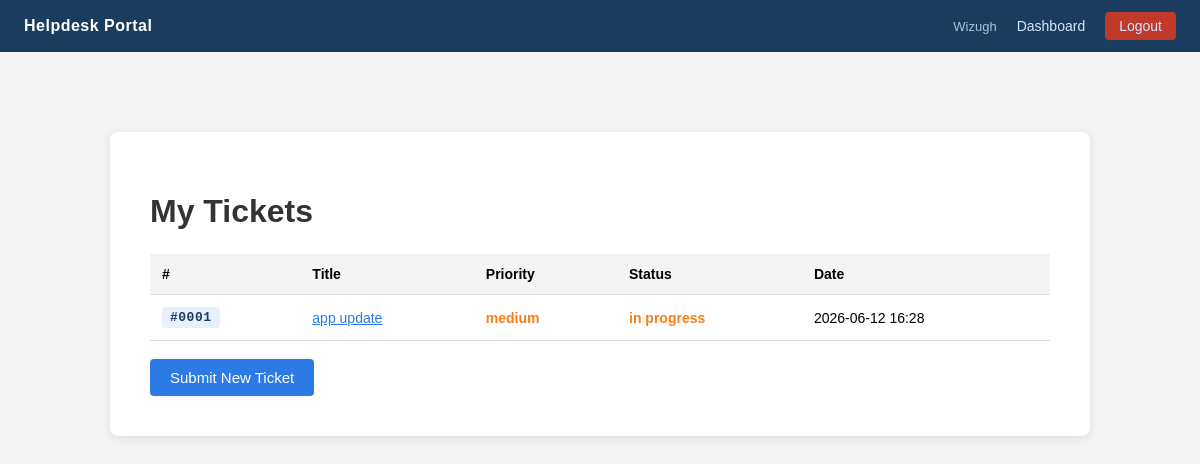
The app's page /mytickets (signed in), older data.
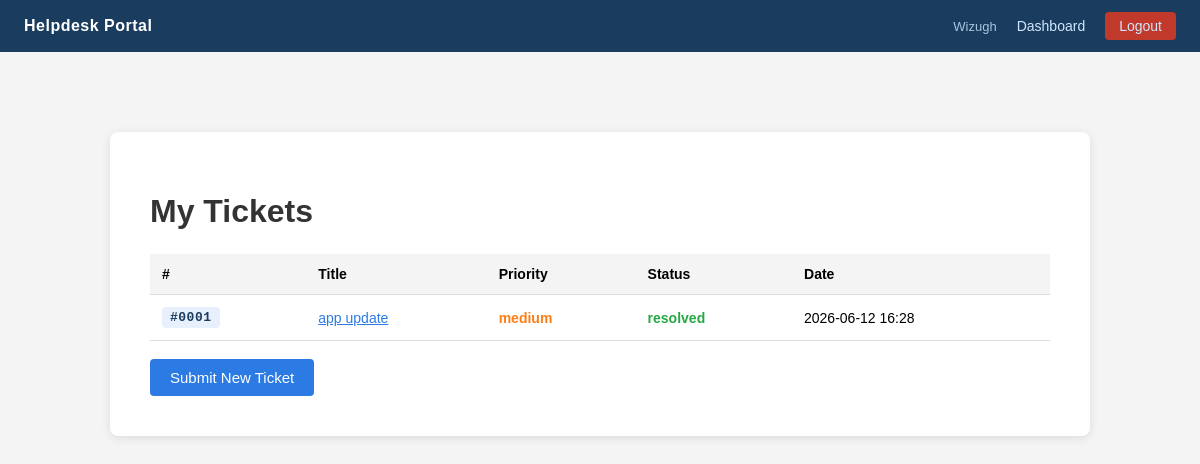
The same page, newer data.
### tables this page shows
CREATE TABLE tickets (
            id INTEGER PRIMARY KEY AUTOINCREMENT,
            title TEXT NOT NULL,
            description TEXT NOT NULL,
            priority TEXT NOT NULL DEFAULT 'low',
            status TEXT NOT NULL DEFAULT 'open',
            created_by TEXT NOT NULL,
            date TEXT NOT NULL
        , assigned_to TEXT DEFAULT NULL);

### app.py (the view)
@app.route('/mytickets')
def my_tickets():
    if 'user' not in session:
        return redirect(url_for('login'))
    conn = get_db()
    tickets = conn.execute(
        'SELECT * FROM tickets WHERE created_by = ? ORDER BY date DESC',
        (session['user'],)
    ).fetchall()
    conn.close()
    return render_template('mytickets.html', tickets=tickets)

### app.py (called while the page is built)
def get_db():
    conn = sqlite3.connect(DB_PATH)
    conn.row_factory = sqlite3.Row
    conn.execute("PRAGMA foreign_keys = ON")
    return conn

### templates/mytickets.html (shortened to what this page needs)
{% extends 'base.html' %}
{% block content %}
<div class="container wide">
    <h1>My Tickets</h1>
    {% if tickets %}
    <table>
        <thead>
            <tr>
                <th>#</th>
                <th>Title</th>
                <th>Priority</th>
                <th>Status</th>
                <th>Date</th>
            </tr>
        </thead>
        <tbody>
            {% for ticket in tickets %}
            <tr>
                <td><span class="ticket-id-badge">#{{ '%04d'|format(ticket['id']) }}</span></td>
                <td><a href="/ticket/{{ ticket['id'] }}">{{ ticket['title'] }}</a></td>
                <td class="priority-{{ ticket['priority'] }}">{{ ticket['priority'] }}</td>
                <td class="status-{{ ticket['status'].replace(' ', '-') }}">{{ ticket['status'] }}</td>
                <td>{{ ticket['date'] }}</td>
            </tr>
            {% endfor %}
        </tbody>
    </table>
    {% else %}
        <p>No tickets submitted yet.</p>
    {% endif %}
    <br>
    <a href="/submit" class="btn">Submit New Ticket</a>
</div>
{% endblock %}

### templates/base.html (shortened to what this page needs)
<!DOCTYPE html>
<html>
<head>
    <link rel="stylesheet" href="{{ url_for('static', filename='style.css') }}">
</head>
<body>
    {% if session.get('user') %}
    <nav class="topnav">
        <span class="topnav-brand">Helpdesk Portal</span>
        <div class="topnav-right">
            <span class="topnav-user">{{ session['user'] }}</span>
            {% if session['role'] == 'admin' %}
                <a href="/admin">Dashboard</a>
            {% else %}
                <a href="/dashboard">Dashboard</a>
            {% endif %}
            <a href="/logout" class="topnav-logout">Logout</a>
        </div>
    </nav>
    {% endif %}
    {% block content %}{% endblock %}
</body>
</html>

Row changes from the older to the newer data that the page shows:
changed tickets "app update": status "in progress" → "resolved"
